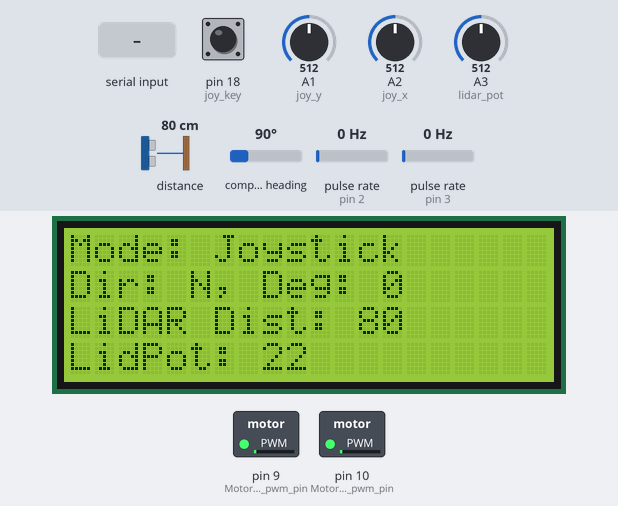
The sketch below on a simulated Arduino Mega 2560, built with avr-gcc and run on an emulated ATmega2560. Shown: 20×4 character LCD, switched loads named in the sketch (green lamp = pin HIGH). Wiring (inferred from the names in the program): 2 × pulse sensor: data pin 2 / data pin 3; CMPS compass at I2C address 0x60. Inputs (shaded band) come from the test bench; at power-on: compass heading 90°, pin 18 (joy_key) HIGH, A1 (joy_y) = 512, A2 (joy_x) = 512, A3 (lidar_pot) = 512, distance to the obstacle 80 cm, pulse rate (sensors on pin 2, pin 3) 0 Hz.

Above: at 1.2 s.
1.3 s: compass heading set to 7°
At 3.2 s:
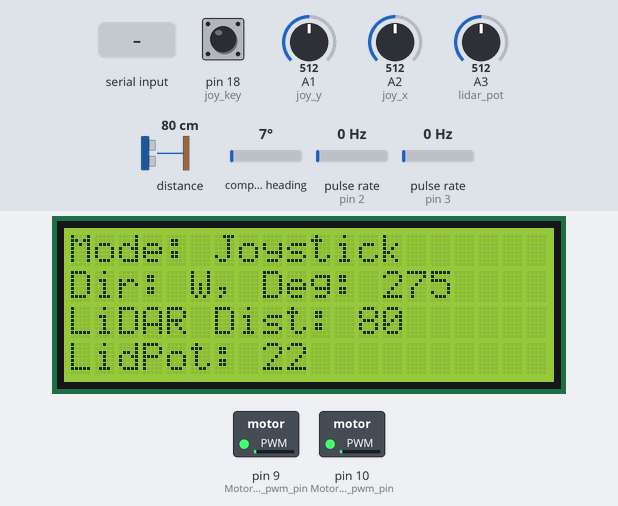
4.3 s: pin 18 (joy_key) pulled LOW for 0.15 s
At 5.6 s:
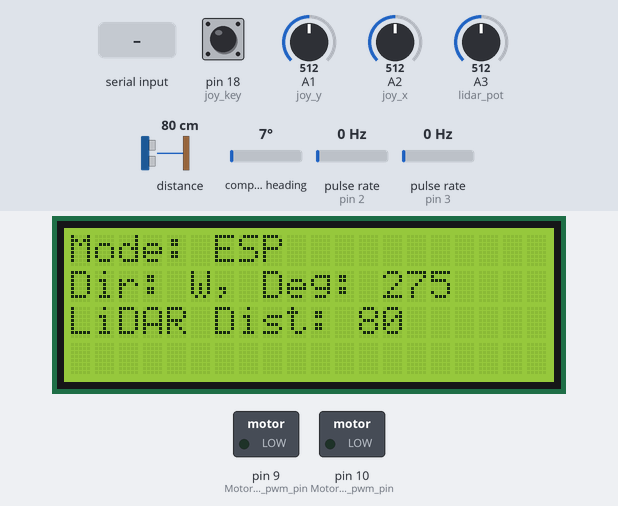
5.9 s: compass heading set to 90°
At 8.4 s:
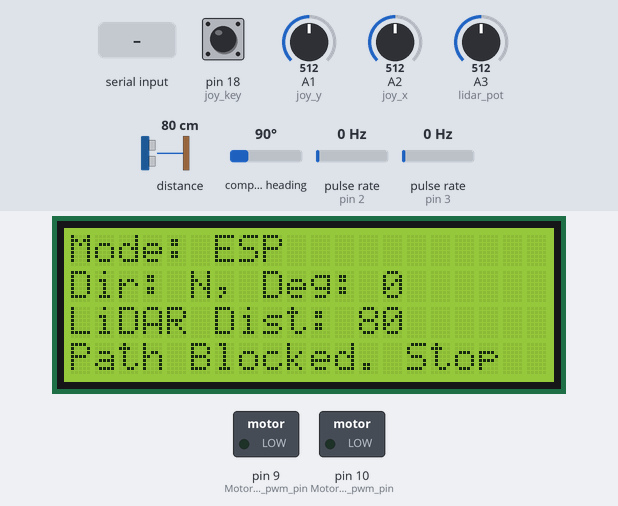
8.7 s: "dist:1\n" received over Serial
At 10.2 s:
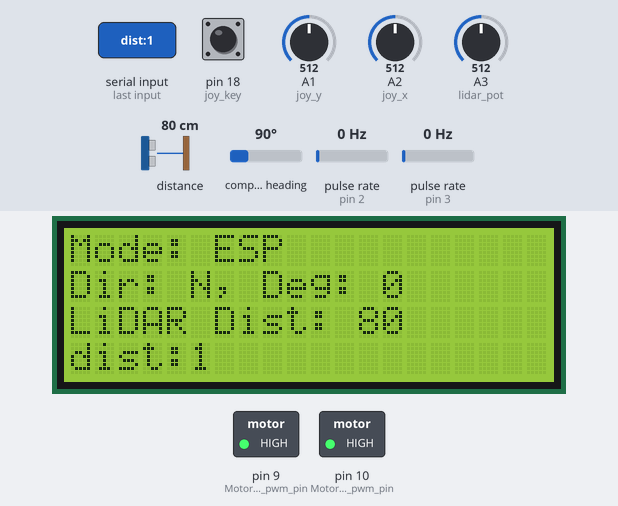
10.5 s: pin 18 (joy_key) pulled LOW for 1 s
At 10.9 s:
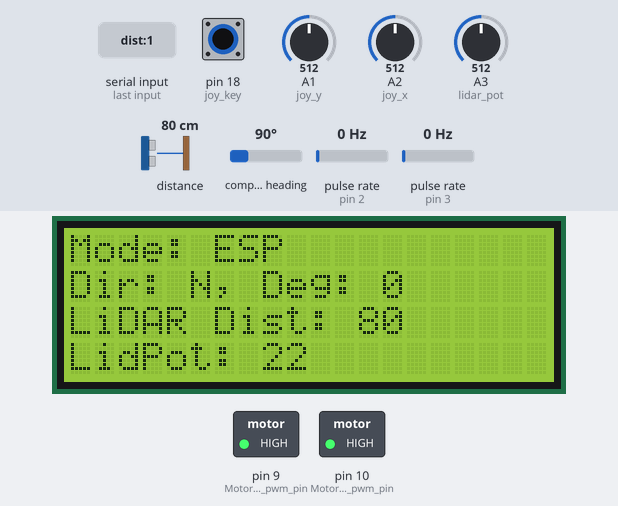
13.0 s: pin 18 (joy_key) pulled LOW for 0.15 s
At 14.8 s:
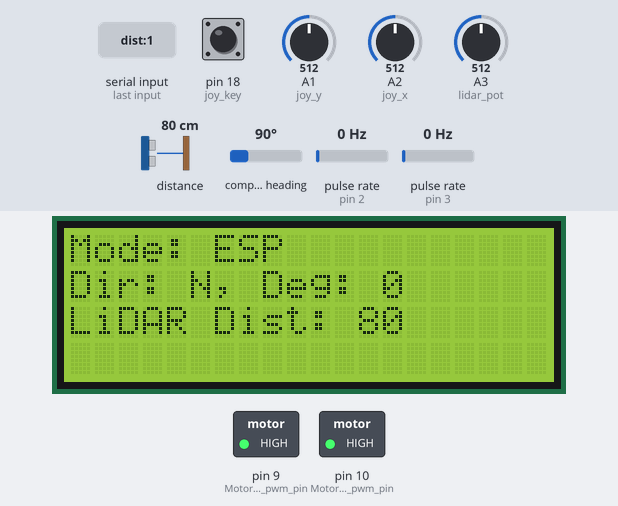
Timing chart, 0 to 16.3 s (numbered marks = the images above; inputs shaded):
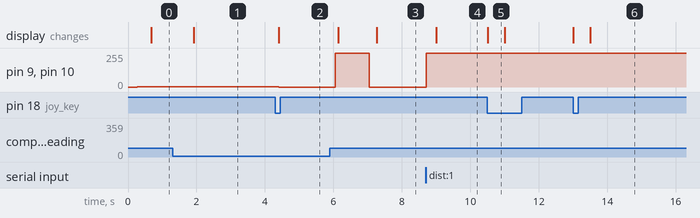

Measured:
- after the input at 1.3 s, the display: changes after 0.62 s (image 1)
- after the input at 4.3 s, pin 9 (Motor_L_pwm_pin), pin 10 (Motor_R_pwm_pin): 2/255 → 0/255 after 0.10 s; the display: changes after 0.10 s (image 2)
- after the input at 5.9 s, pin 9 (Motor_L_pwm_pin), pin 10 (Motor_R_pwm_pin): 0/255 → 255/255 after 0.15 s, → 0/255 1.0 s later; the display: first changes after 0.24 s (image 3 shows a later state)
- after the input at 8.7 s, pin 9 (Motor_L_pwm_pin), pin 10 (Motor_R_pwm_pin): 0/255 → 255/255 at once; the display: changes after 0.30 s (image 4)
- after the input at 10.5 s, the display: changes at once (image 5)
- after the input at 13.0 s, the display: first changes at once (image 6 shows a later state)
- what the display in image 5 shows lasts 0.5 s, from 10.5 s to 11.0 s

The sketch:

vehicle_movement.ino
```cpp
/*
 * #define used ONLY for pin declarations
 */

#include <LiquidCrystal.h>
#include <Wire.h>
#include <LIDARLite.h>

// JoyStick Variables
#define joy_x A2
#define joy_y A1
#define joy_key 18
int joy_x_value = 0, joy_y_value = 0;

// JoyStick Press Variables
const int debounce_time = 50;
volatile boolean joystick_mode = true;
volatile unsigned long last_button_press_time = 0;

// Motor Variables
#define Motor_L_dir_pin 7
#define Motor_R_dir_pin 8
#define Motor_L_pwm_pin 9
#define Motor_R_pwm_pin 10
const byte Motor_forward = 0, Motor_backward = 1;
const int stationary_x = 502, stationary_y = 506, motor_max_speed = 255;
int motor_speed_x = 0, motor_speed_y = 0;

// Encoder Variables
#define ENC_A_R 2
#define ENC_A_L 3
#define ENC_B_R 11
#define ENC_B_L 12
const float wheel_dia_m = 0.037;
const float wheel_circ = PI * wheel_dia_m;
const int pulse_per_revolution = 210;
const float pulse_per_cm = (float)pulse_per_revolution / (wheel_circ * 100);
volatile int pulse_count_R = 0, pulse_count_L = 0;
volatile float dist_L = 0, dist_R = 0; // distance travelled by each motor
float distance_travelled = 0; // average distance travelled of both motors

// LCD Variables
#define rs 32
#define en 30
#define d4 28
#define d5 26
#define d6 24
#define d7 22
LiquidCrystal lcd(rs, en, d4, d5, d6, d7);
unsigned long prev_millis_lcd = 0;
const int lcd_interval = 500;

// Compass Variables
const uint8_t CMPS14_address = 0x60;
int current_degree = 0, target_degree = 0, last_used_degree = 0;
int direction_difference, compass_offset;
const int degree_tolerance = 1;

// LiDAR Variables
#define lidar_pot A3
LIDARLite lidar;
int lidar_dist = 0;       // Average distance after x amount of readings
//const int readings = 10;  // X amount of readings
int reading_count = 0;    // Rolling counter for readings
int lidar_dist_sum = 0;   // Sum of readings over x amount of readings
int lidar_dist_threshold = 0;

// Website Variables
String message; //whole message sent from website

void setup() {
  attachInterrupt(digitalPinToInterrupt(joy_key), joystick_interrupt, FALLING);
  attachInterrupt(digitalPinToInterrupt(ENC_A_R), encoder_pulse_R, RISING);
  attachInterrupt(digitalPinToInterrupt(ENC_A_L), encoder_pulse_L, RISING);

  Wire.begin();
  lcd.begin(20,4);
  Serial.begin(9600);
  Serial3.begin(9600);
  lidar.begin(0, true);
  lidar.configure(0); //change to 1 for short range, high speed

  compass_offset = compass_logic(); // Get compass reading on start-up
}

void loop(){
  display_lcd();
  current_degree = compass_logic();
  lidar_dist = get_lidar_distance(20);
  lidar_dist_threshold = map(analogRead(lidar_pot), 0, 1023, 5, 40);

  if (joystick_mode) {
    last_used_degree = current_degree;
    joystick_movement();
  } else {
    rotate_vehicle(last_used_degree); // Self-correct rotation
    get_serial_commands_from_web();
    /*TO DO: Make seperate func for sending data (lidar + compass) */
    //drive_prox_check();
    //follow_path();
    //cool_fun_drive();
  }
}
//==================================================================LiDAR Functions=============================================

// TO-DO: Change for loop to boolean and counter
int get_lidar_distance(int readings) {
  lidar_dist_sum = 0;
  for (int i = 0; i < readings; i++) {
    if (i == 0) {
      lidar_dist_sum += lidar.distance(true);
    } else {
      lidar_dist_sum += lidar.distance(false);
    }
  }
  return (int)(lidar_dist_sum / readings);
}

// EXERCISE 2
int measure_box_volume() {
  int vehicle_length = 18; // Measure vehicle lenght when in lab
  int height = 30;
  int box_length, box_width;

  rotate_vehicle(0);
  box_length = get_lidar_distance(10);

  rotate_vehicle(90);
  box_width = get_lidar_distance(10);

  rotate_vehicle(180);
  box_length += get_lidar_distance(10);

  rotate_vehicle(270);
  box_width += get_lidar_distance(10);

  return height * (box_length - vehicle_length) * (box_width - vehicle_length);
}

// EXERCISE 3
void drive_prox_check() {
  //int lidar_dist_threshold = 20;
  //int lidar_dist_threshold = map(analogRead(lidar_pot), 0, 1023, 5, 40);
  while (true) {
    lidar_dist = get_lidar_distance(20);
    byte motor_direction = lidar_dist > lidar_dist_threshold ? Motor_forward : Motor_backward;
    display_lcd();
    move_motor(motor_direction, motor_direction, motor_max_speed, motor_max_speed);

    if (joystick_mode) break; //needs dedicated button for loop extraction
  }
}

// EXERCISE 5
void move_to_threshold(int deg, int threshold) {
  rotate_vehicle(deg);
  while (get_lidar_distance(20) > threshold) {
    move_motor(Motor_forward, Motor_forward, motor_max_speed, motor_max_speed);
    current_degree = compass_logic();

//    if (abs(current_degree - deg) > 5){
//        rotate_vehicle(deg);
//    }

  }
  move_motor(0, 0, 0, 0);
}

void follow_path() {
  move_to_threshold(0, 40);
  move_to_threshold(270, 125);
  move_to_threshold(180, 113);
  move_to_threshold(90, 165);
  joystick_mode = true;
}

void cool_fun_drive() {
  while (get_lidar_distance(20) > 20) {
    move_motor(0,0,122,122);
  }
  move_motor(0,0,0,0);
  joystick_mode = true;
}
//==================================================================LCD Specific Functions=============================================

// Displays and refreshes LCD with non-disruptive delay
void display_lcd(){
  unsigned long current_millis_lcd = millis();
  if (current_millis_lcd - prev_millis_lcd >= lcd_interval) {
    prev_millis_lcd = current_millis_lcd;
    lcd.clear();
    lcd.setCursor(0,0);
    lcd.print("Mode: ");
    lcd.print(joystick_mode ? "Joystick" : "ESP");

    lcd.setCursor(0,1);
    lcd.print("Dir: ");
    lcd.print(get_direction(current_degree));
    lcd.print(", Deg: ");
    lcd.print(current_degree);
    //lcd.print((float)lidar_dist / ((pulse_count_L + pulse_count_R) / 2));

    lcd.setCursor(0,2);
//    lcd.print(pulse_count_L);
//    lcd.print(", ");
//    lcd.print(int(dist_L));
//    lcd.print("|");
//    lcd.print(pulse_count_R);
//    lcd.print(", ");
//    lcd.print(int(dist_R));
    lcd.print("LiDAR Dist: ");
    lcd.print(lidar_dist);

    lcd.setCursor(0,3);
    if (joystick_mode) {
//      lcd.print("X: ");
//      lcd.print(joy_x_value);
//      lcd.print(", Y: ");
//      lcd.print(joy_y_value);
      lcd.print("LidPot: ");
      lcd.print(lidar_dist_threshold);
    } else {
//      lcd.print("LiDAR Dist: ");
//      lcd.print(lidar_dist);
      lcd.print(message);
    }
  }
}

// Converts current direction to cardinal point
String get_direction(int heading) {
    const String directions[] = {"N", "NE", "E", "SE", "S", "SW", "W", "NW"};
    return directions[((heading + 23) % 360) / 45]; // Map to nearest direction
}

//========================================================================Compass Functions========================================================

// Sets starting direction as 0 degrees and updates degree value if turning
int compass_logic() {
  Wire.beginTransmission(CMPS14_address);
  Wire.write(1);
  Wire.endTransmission(false);
  Wire.requestFrom(CMPS14_address, 1, true);

  if (Wire.available() >= 1){
    byte raw = Wire.read();
    int mapped_heading = map(raw, 0, 255, 0, 360);

    // Offset compass reading with initial reading on startup
    int corrected_heading = mapped_heading - compass_offset;

    // Normalise the reading [0, 360]
    if (corrected_heading < 0) {
      corrected_heading += 360;
    } else if (corrected_heading >= 360) {
      corrected_heading -= 360;
    }

    return corrected_heading;
  }
  return 0;
}

// Controls vehicle with serial inputs
// Available commands: dist, drive, move; deg, turn
void get_serial_commands_from_web() {

  Serial3.println("LIDAR:" + String(lidar_dist));

  if (Serial.available() > 0){
    message = Serial.readStringUntil('\n');
    int delim = message.indexOf(":");

    if (delim > -1) {
      String command = message.substring(0, delim);
      command.toLowerCase();
      int value = message.substring(delim + 1).toInt();

      if (command.startsWith("dist")
      || command.startsWith("drive")
      || command.startsWith("move")
      && value != 0) {
          travel_distance(value, motor_max_speed);
      } else if (command.startsWith("deg") || command.startsWith("turn")) {
          rotate_vehicle(value);
      } else {
        Serial.println("Command not found: " + message);
      }
    }
//    else {
//      Serial.println("Incorrect command. Try \"dist:\" or \"degree:\".");
//    }
  }
}

//==================================================================Motor Movement Functions========================================

// Move each motor in certain direction and speed
void move_motor(byte left, byte right, int l_speed, int r_speed){
  //Direction
  digitalWrite(Motor_L_dir_pin, left);
  digitalWrite(Motor_R_dir_pin, right);
  //Speed
  analogWrite(Motor_L_pwm_pin, l_speed);
  analogWrite(Motor_R_pwm_pin, r_speed);
}

// Controls motor movement by joystick inputs
void joystick_movement() {
    joy_x_value = analogRead(joy_x);
    joy_y_value = analogRead(joy_y);

    // Speed Control
    motor_speed_x = (joy_x_value < stationary_x)
                  ? map(joy_x_value, 0, stationary_x, 255, 0)     // Forward (X-axis)
                  : map(joy_x_value, stationary_x, 1023, 0, 255); // Backward (X-axis)

    motor_speed_y = (joy_y_value < stationary_y)
                  ? map(joy_y_value, 0, stationary_y, 255, 0)     // Right (Y-axis)
                  : map(joy_y_value, stationary_y, 1023, 0, 255); // Left (Y-axis)

    // Joystick dead zone (stationary region)
    bool x_in_deadzone = abs(joy_x_value - stationary_x) <= 10;
    bool y_in_deadzone = abs(joy_y_value - stationary_y) <= 10;

    // Determine movement based on joystick direction
    if (x_in_deadzone && joy_y_value > stationary_y) {                          // Move left
        move_motor(Motor_backward, Motor_forward, motor_speed_y, motor_speed_y);
    } else if (x_in_deadzone && joy_y_value < stationary_y) {                   // Move right
        move_motor(Motor_forward, Motor_backward, motor_speed_y, motor_speed_y);
    } else if (y_in_deadzone && joy_x_value < stationary_x) {                   // Move forward
        move_motor(Motor_forward, Motor_forward, motor_speed_x, motor_speed_x);
    } else if (y_in_deadzone && joy_x_value > stationary_x) {                   // Move backward
        move_motor(Motor_backward, Motor_backward, motor_speed_x, motor_speed_x);
    } else if (joy_x_value > stationary_x && joy_y_value > stationary_y) {      // Backward-left
        move_motor(Motor_backward, Motor_backward, 0, motor_speed_x);
    } else if (joy_x_value > stationary_x && joy_y_value < stationary_y) {      // Backward-right
        move_motor(Motor_backward, Motor_backward, motor_speed_x, 0);
    } else if (joy_x_value < stationary_x && joy_y_value > stationary_y) {      // Forward-left
        move_motor(Motor_forward, Motor_forward, 0, motor_speed_x);
    } else if (joy_x_value < stationary_x && joy_y_value < stationary_y) {      // Forward-right
        move_motor(Motor_forward, Motor_forward, motor_speed_x, 0);
    } else {                                                                    // Stationary (dead zone)
        move_motor(0, 0, 0, 0);
    }
}

// Rotates the vehicle with shortest path
// Slows down as it nears the target
void rotate_vehicle(int target_deg) {
  last_used_degree = target_deg;

  int degree_monitor = current_degree; // Used to monitor and compare the current compass reading
  unsigned long last_update = millis(); // Timestamp for the last progress check
  const unsigned long error_timeout = 500; // Timeout in milliseconds to detect no progress
  const int degree_threshold = 10;

  while (true) {
    display_lcd();
    current_degree = compass_logic();

    direction_difference = target_deg - current_degree;

    // Normalise the difference [-180, 180]
    if (direction_difference > 180) {
      direction_difference -= 360;
    } else if (direction_difference < -180) {
      direction_difference += 360;
    }

    // Vehicle has reached the target, break out of loop
    if (abs(direction_difference) <= degree_tolerance) {
      break;
    }

    // Handles scenario when turning and path is blocked
    if (millis() - last_update >= error_timeout) {
      if (abs(current_degree - degree_monitor) < degree_threshold) {
        // Blockage detected
        last_used_degree = current_degree;
        message = "Path Blocked. Stop";
        break; // Break out of loop and stop motor
      } else {
        // Progress detected, reset the monitor and message
        if (message.equals("Path Blocked. Stop")) message = "";
        degree_monitor = current_degree;
        last_update = millis();
      }
    }

    // Reduce rotation speed for last few degrees
    int rotation_speed = abs(direction_difference) > 5
      ? motor_max_speed
      : (int) motor_max_speed / 4;

    // Rotate vehicle with the shortest path
    if (direction_difference > 0) {
      // Move CW
      move_motor(Motor_forward, Motor_backward, rotation_speed, rotation_speed);
    } else {
      // Move CCW
      move_motor(Motor_backward, Motor_forward, rotation_speed, rotation_speed);
    }
  }
  // Stop movement
  move_motor(0, 0, 0, 0);
}


// Drives the vehicle from an input distance and speed
void travel_distance(int distance, int motor_max_speed){
  reset_dist_variables();
  // Flip motor direction depending on value of distance
  byte motor_direction = distance > 0 ? Motor_forward : Motor_backward;

  while (distance_travelled < abs(distance)){
    distance_travelled = (dist_R + dist_L) / 2;
    display_lcd();
    move_motor(motor_direction, motor_direction, motor_max_speed, motor_max_speed);
  }
  move_motor(0, 0, 0, 0);
}


//==========================================================Interrupt Functions=============================================

// Right motor's encoder pulse counter
void encoder_pulse_R(){
  pulse_count_R++;
  dist_R = pulse_count_R / pulse_per_cm;
}
// Left motor's encoder pulse counter
void encoder_pulse_L(){
  pulse_count_L++;
  dist_L = pulse_count_L / pulse_per_cm;
}

// Trigger function on joystick press
void joystick_interrupt() {
  unsigned long current_time = millis();
  if (current_time - last_button_press_time > debounce_time) {
    message = "";
    reset_dist_variables();
    joystick_mode = !joystick_mode;
    last_button_press_time = current_time;
  }
}

//===========================================================Misc./Utility Functions========================================

// Helper function to reset variables related to distance calculation
void reset_dist_variables() {
  pulse_count_R = 0;
  pulse_count_L = 0;
  dist_R = 0;
  dist_L = 0;
  distance_travelled = 0;
}
```
